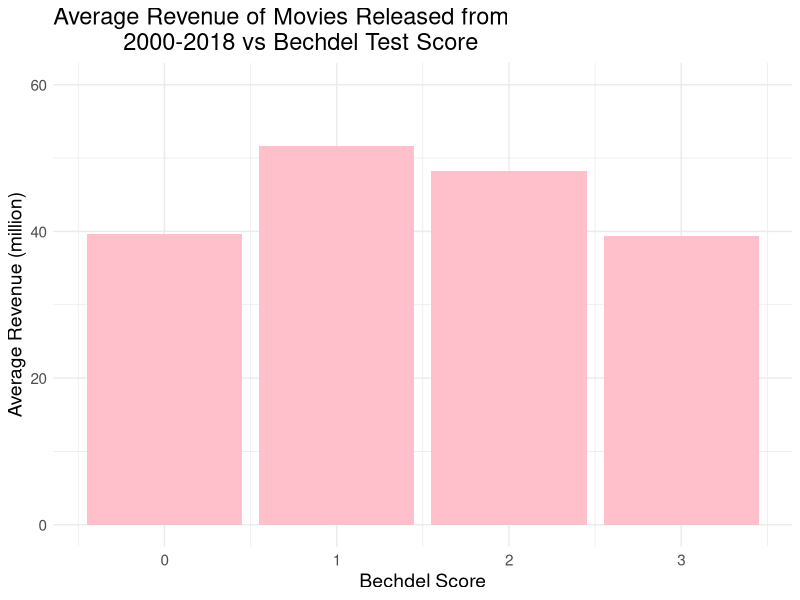
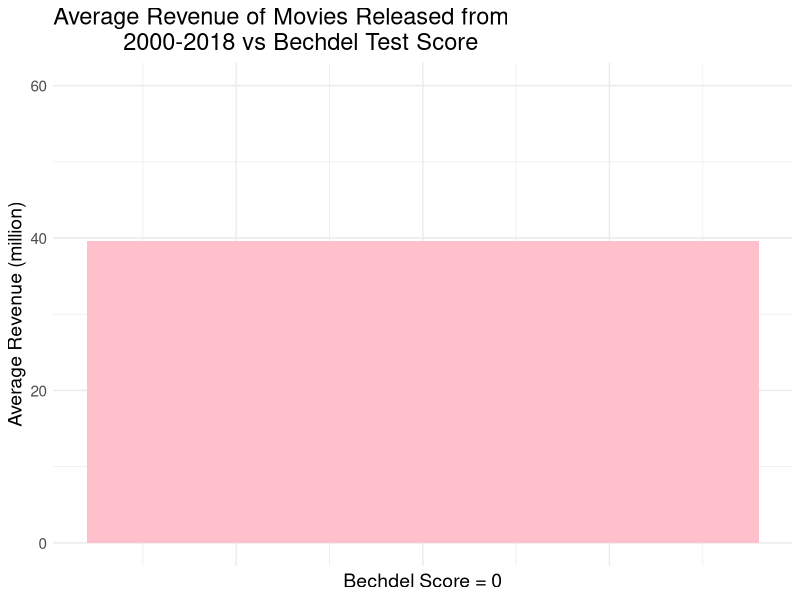
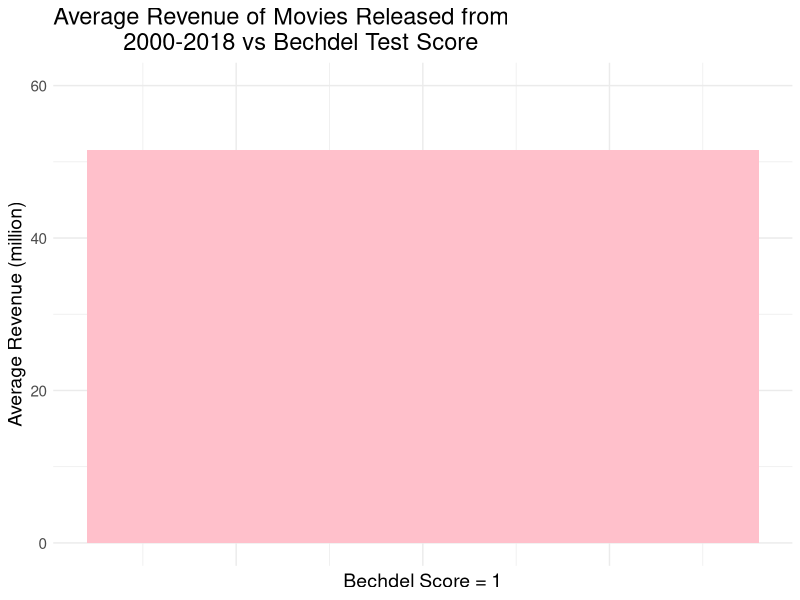
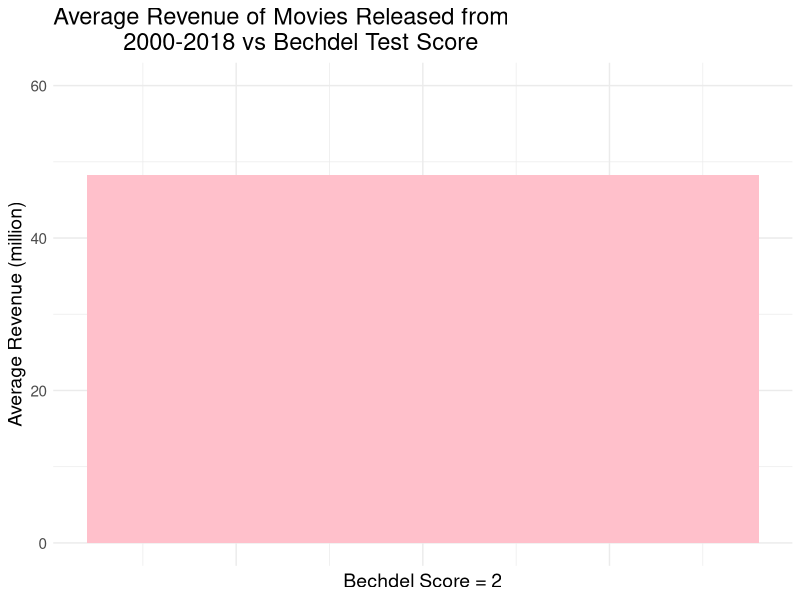
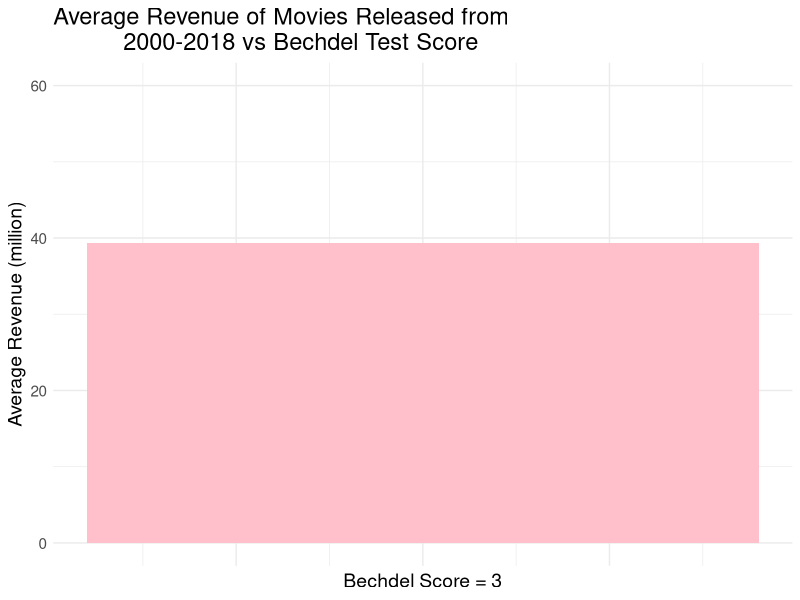

Source code (R) for these figures, in order:
library(ggplot2)
library(dplyr)

# goal: create plot that compares bechdel test score to revenue the of
# movies from 2000-2018

# load datsets
rev <- read.csv("./data/Bechdel-master_revenue.csv",
                stringsAsFactors = FALSE)
bechdel <- read.csv("./data/bechdel_test_df.csv",
                    stringsAsFactors = FALSE)

# get rid of uneccessary columns
rev_select <- rev %>%
  select(Movie, Revenue, Year)
  
bechdel_select <- bechdel %>%
  select(title, rating)

# join tibbles
joined_data <- left_join(rev_select, bechdel_select, by = c("Movie" = "title"))

# filter out movies with no bechdel score (na values), movies where revenue
# is equal to 0, and filter out movies released before 2000 to account
# for inflation
filtered_data <- joined_data %>%
  filter(!is.na(rating)) %>%
  filter(Revenue > 0) %>%
  filter(Year > 1999)

# find average revenue of movies with each score (0-3) and scale down
# revenue to make it easier to understand on the chart
summary_values <- filtered_data %>%
  group_by(rating) %>%
  summarise(avg_rev = mean(Revenue)) %>%
  mutate(revenue = avg_rev / 1000000,
         revenue = round(revenue, 1))

# make plot
plot_3 <- ggplot(data = summary_values, aes(x = rating, y = revenue)) +
  geom_bar(stat = "identity", fill = "pink") +
  theme_minimal() +
  ggtitle("Average Revenue of Movies Released from
          2000-2018 vs Bechdel Test Score") +
  xlab("Bechdel Score") + ylab("Average Revenue (million)") +
  ylim(0, 60) +
  theme(axis.text = element_text(size = 11)) +
  theme(axis.title = element_text(size = 14)) +
  theme(plot.title = element_text(size = 17))

# new datasets for shiny charts
sum0 <- summary_values %>%
  filter(rating == 0)

sum1 <- summary_values %>%
  filter(rating == 1)

sum2 <- summary_values %>%
  filter(rating == 2)

sum3 <- summary_values %>%
  filter(rating == 3)

# plots for shiny

shiny_plot_0 <- ggplot(data = sum0, aes(x = rating, y = revenue)) +
  geom_bar(stat = "identity", fill = "pink") +
  theme_minimal() +
  ggtitle("Average Revenue of Movies Released from
          2000-2018 vs Bechdel Test Score") +
  xlab("Bechdel Score = 0") + ylab("Average Revenue (million)") +
  ylim(0, 60) +
  theme(axis.text = element_text(size = 11),
        axis.title = element_text(size = 14),
        axis.text.x = element_blank(),
        plot.title = element_text(size = 17))

shiny_plot_1 <- ggplot(data = sum1, aes(x = rating, y = revenue)) +
  geom_bar(stat = "identity", fill = "pink") +
  theme_minimal() +
  ggtitle("Average Revenue of Movies Released from
          2000-2018 vs Bechdel Test Score") +
  xlab("Bechdel Score = 1") + ylab("Average Revenue (million)") +
  ylim(0, 60) +
  theme(axis.text = element_text(size = 11),
        axis.title = element_text(size = 14),
        axis.text.x = element_blank(),
        plot.title = element_text(size = 17))

shiny_plot_2 <- ggplot(data = sum2, aes(x = rating, y = revenue)) +
  geom_bar(stat = "identity", fill = "pink") +
  theme_minimal() +
  ggtitle("Average Revenue of Movies Released from
          2000-2018 vs Bechdel Test Score") +
  xlab("Bechdel Score = 2") + ylab("Average Revenue (million)") +
  ylim(0, 60) +
  theme(axis.text = element_text(size = 11),
        axis.title = element_text(size = 14),
        axis.text.x = element_blank(),
        plot.title = element_text(size = 17))

shiny_plot_3 <- ggplot(data = sum3, aes(x = rating, y = revenue)) +
  geom_bar(stat = "identity", fill = "pink") +
  theme_minimal() +
  ggtitle("Average Revenue of Movies Released from
          2000-2018 vs Bechdel Test Score") +
  xlab("Bechdel Score = 3") + ylab("Average Revenue (million)") +
  ylim(0, 60) +
  theme(axis.text = element_text(size = 11),
        axis.title = element_text(size = 14),
        axis.text.x = element_blank(),
        plot.title = element_text(size = 17))
